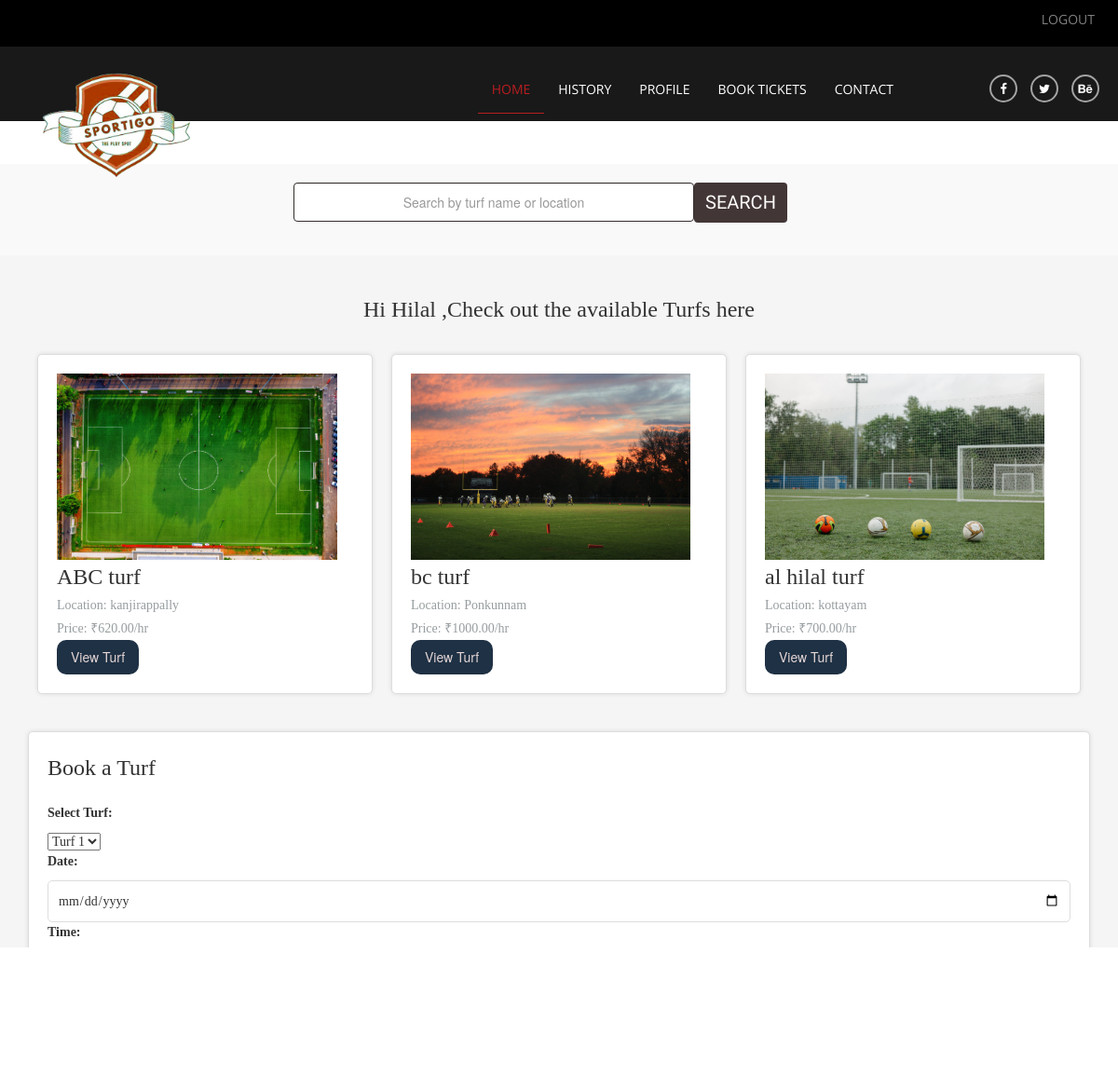
The app's page /index2/ (signed in) with its own data.
### app/models.py (models this page shows, shortened)
class Usertable(AbstractUser):
    username = models.CharField(max_length=20, blank=True, null=True, unique=True)
    role = models.CharField(max_length=25, default="normal_user")
    email = models.EmailField(primary_key=True, unique=True)  # Email as unique USERNAME_FIELD
    dob = models.DateField(default='2000-01-01')
    phone_number = models.CharField(max_length=15, blank=True, null=True)
    objects = CustomUserManager()

class TurfListing(models.Model):
    turf_provider = models.ForeignKey(TurfProvider, on_delete=models.CASCADE)
    turf_name = models.CharField(max_length=255)
    sports_type = models.CharField(
        max_length=10,
        choices=[('football', 'Football'), ('cricket', 'Cricket')]
    )
    description = models.TextField()
    price_per_hour = models.DecimalField(max_digits=10, decimal_places=2)
    location = models.CharField(max_length=100)
    is_available = models.BooleanField(default=True)
    available_from = models.TimeField()
    available_to = models.TimeField()
    image = models.ImageField(upload_to='turf_images/')
    created_at = models.DateTimeField(auto_now_add=True)
    updated_at = models.DateTimeField(auto_now=True)

### app/views.py (the view)
# urls.py: path('index2/', index2, name="index2"),
def index2(request):
    if 'email' in request.session:
        available_turfs = TurfListing.objects.filter(is_available=True)
        response = render(request, 'index2.html', {'available_turfs': available_turfs})
        response['Cache-Control'] = 'no-store, must-revalidate'
        return response
    else:
        return redirect('index')

### app/templates/index2.html (shortened to what this page needs)
{% load static %}
<!DOCTYPE html>
<html class="no-js" lang="">
<head>
    <link rel="stylesheet" href="{% static 'css/vendor.css' %}">
    <link rel="stylesheet" href="{% static 'css/style.css' %}">
    <link rel="stylesheet" type="text/css" href="{% static 'css/layerslider.css' %}">
</head>
<body>
<div class="wrapper">
    <header class="header-main">
        <div class="header-upper">
            <div class="container">
                <div class="row">
                    <ul>
                        <li><a href="{% url 'logout' %}">LOGOUT</a></li>
                    </ul>
                </div>
            </div>
        </div>
        <div class="header-lower clearfix">
            <div class="container">
                <div class="row">
                    <h1 class="logo"><a href="#"><img src="{% static 'images/logo12.png' %}" width="190"
                                height="190" alt="image"></a></h1>
                    <div class="menubar">
                        <nav class="navbar">
                            <div class="nav-wrapper">
                                <div class="nav-menu">
                                    <ul class="nav navbar-nav menu-bar">
                                        <li><a href="#" class="active">Home
                                                 </a></li>
                                        <li><a href="{% url 'booking_history' %}">History
                                                </a></li>
                                        <li><a href="{% url 'user_profile' %}">profile   </a>
                                        </li>
                                        <li><a href="bookTicket.html">book Tickets
                                                 </a></li>
                                        <li><a href="{% url 'contact' %}">contact
                                                </a></li>
                                    </ul>
                                </div>
                            </div>
                        </nav>
                    </div>
                    <div class="social"><a href="https://www.facebook.com/hilal.habeeb.1?mibextid=ZbWKwL"
                            class="facebook"><i class="fa fa-facebook"></i></a> <a
                            href="https://twitter.com/itobuztech" class="twitter"><i class="fa fa-twitter"></i></a>
                        <a href="https://www.behance.net/" class="behance"><i class="fa fa-behance"></i></a></div>
                </div>
            </div>
        </div>
    </header>
    <br><br1><br><br><br><br><br>
        <section class="search-section">
            <div class="container">
                <form id="search-form">
                    <div class="input-group mb-3">
                        <input type="text" id="search-input" class="form-control" placeholder="Search by turf name or location" />
                        <button type="submit" class="btn btn-primary">Search</button>
                    </div>
                </form>
            </div>
        </section>
    <section class="turf-booking">
        <div class="container">
            <center><h2>Hi {{ user.first_name }} ,Check out the available Turfs here</h2></center>
            <div class="turf-list">
                {% for turf in available_turfs %}
                    <div class="turf-item">
                        <img src="{{ turf.image.url }}" alt="{{ turf.turf_name }}">
                        <h3>{{ turf.turf_name }}</h3>
                        <p>Location: {{ turf.location }}</p>
                        <p>Price: ₹{{ turf.price_per_hour }}/hr</p>
                        <a href="{% url 'turf_detail' turf.id %}" class="book-button">View Turf</a>
                    </div>
                {% empty %}
                    <p>No turfs available for booking.</p>
                {% endfor %}
            </div>
            <div class="booking-form">
                <h2>Book a Turf</h2>
                <form action="#" method="post">
                    <label for="turf">Select Turf:</label>
                    <select name="turf" id="turf">
                        <option value="turf1">Turf 1</option>
                    </select>
                    <label for="date">Date:</label>
                    <input type="date" id="date" name="date" required>
                    <label for="time">Time:</label>
                    <input type="time" id="time" name="time" required>
                    <button type="submit">Book</button>
                </form>
            </div>
        </div>
    </section>
</div>
</body>
</html>

### app/templates/index2.html (style rules this page uses)
h2,h3,p { font-family: 'Times New Roman', serif; }
.turf-booking { padding: 40px 0; background-color: #f5f5f5; }
.turf-booking h2 { font-size: 24px; margin-bottom: 20px; font-family: 'Times New Roman', serif; }
.turf-booking .turf-list { display: flex; flex-wrap: wrap; justify-content: space-between; }
.turf-booking .turf-item { width: calc(33.33% - 20px); margin-bottom: 20px; background-color: #fff; border: 1px solid #ddd; border-radius: 5px; padding: 20px; box-shadow: 0 0 5px rgba(0, 0, 0, 0.1); }
.turf-booking .turf-item img { max-width: auto; height: 200px; }
.turf-booking .booking-form { font-family: 'Times New Roman', serif; margin-top: 20px; padding: 20px; background-color: #fff; border: 1px solid #ddd; border-radius: 5px; box-shadow: 0 0 5px rgba(0, 0, 0, 0.1); }
.turf-booking .booking-form label { font-family: 'Times New Roman', serif; display: block; margin-bottom: 10px; }
.turf-booking .booking-form input[type="text"], .turf-booking .booking-form input[type="date"], .turf-booking .booking-form input[type="time"] { width: 100%; padding: 10px; border: 1px solid #ddd; border-radius: 5px; }
.book-button { display: inline-block; padding: 8px 15px; background-color: #1f3144; color: #e4d6d6; text-decoration: none; border-radius: 10px; transition: background-color 0.3s ease; }
.header-upper { height: 50px; }
.header-lower { height: 90px; }
.turf-item { flex: 0 0 auto; margin: 10px; }
.search-section { padding: 20px; background-color: #f9f9f9; }
#search-form { display: flex; gap: 10px; margin-bottom: 15px; margin-left: 280px; }
.input-group { flex-grow: 1; }
#search-input { width: 50%; padding: 20px; border: 1px solid #342d2d; border-radius: 4px; text-align: center; }
.btn { padding: 7px 12px; border: none; border-radius: 4px; background-color: rgb(67, 54, 54); color: #fefcfc; cursor: pointer; }

### records on screen
Usertable: first_name "Hilal"
TurfListing: image (picture), turf_name "ABC turf", location "kanjirappally", price_per_hour "620.00"
TurfListing: image (picture), turf_name "bc turf", location "Ponkunnam", price_per_hour "1000.00"
TurfListing: image (picture), turf_name "al hilal turf", location "kottayam", price_per_hour "700.00"
